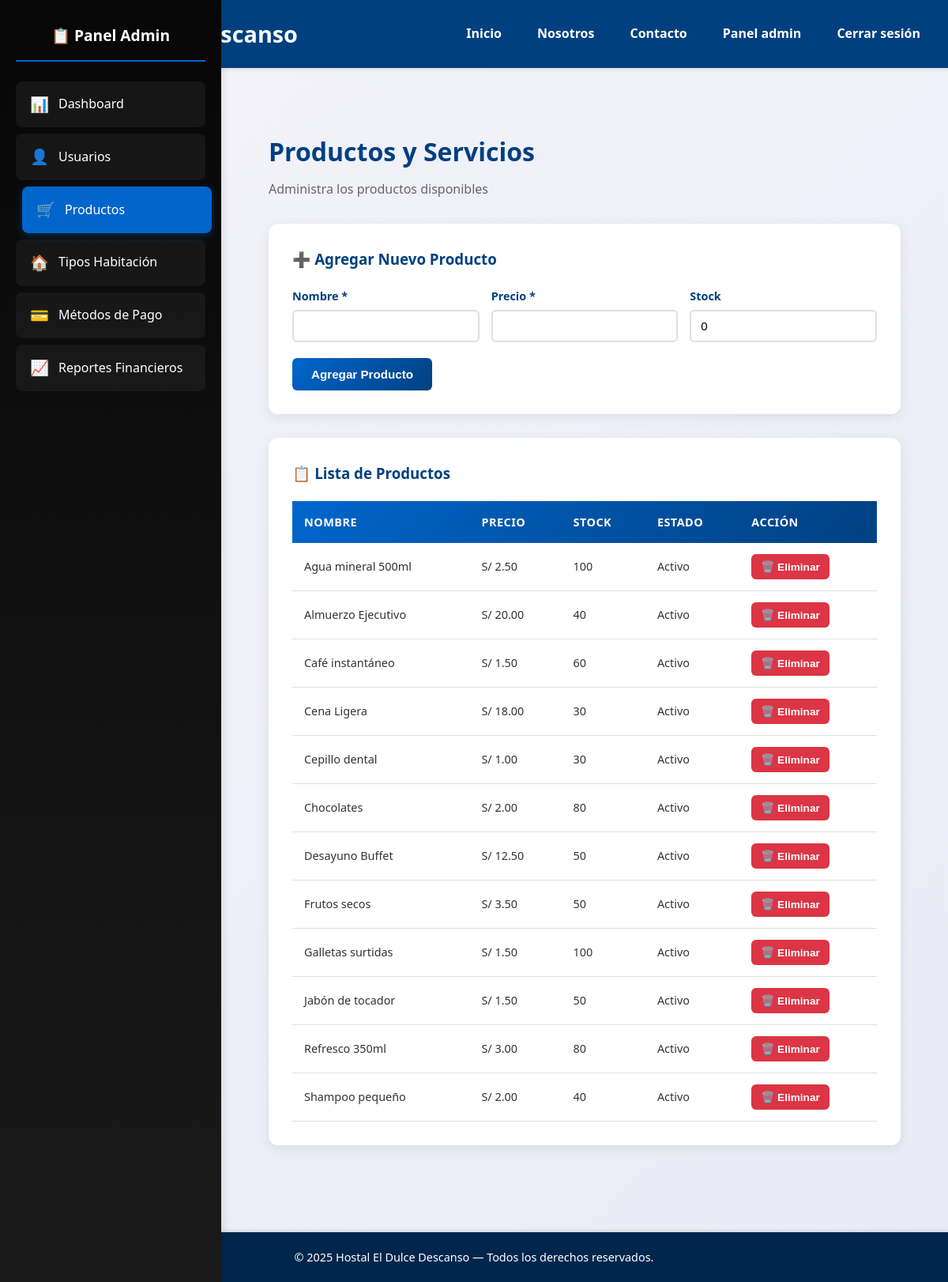
Screenshot of /admin/index.php?seccion=productos (signed in) with the database file from the repository.
### tables this page shows
CREATE TABLE producto (
    id_producto INT PRIMARY KEY AUTO_INCREMENT,
    codigo VARCHAR(20) NOT NULL UNIQUE,
    nombre VARCHAR(100) NOT NULL,
    id_categoria INT NOT NULL,
    precio DECIMAL(10,2) NOT NULL,
    stock INT DEFAULT 0,
    descripcion TEXT,
    imagen VARCHAR(255),
    estado ENUM('activo', 'inactivo') DEFAULT 'activo',
    fecha_registro TIMESTAMP DEFAULT CURRENT_TIMESTAMP,
    FOREIGN KEY (id_categoria) REFERENCES categoria_producto(id_categoria)
);

### includes/funciones.php (called while the page is built, shortened)
<?php
function formatoMoneda($valor) {
    return "S/ " . number_format($valor, 2);
}
function estaLogeado() {
    return isset($_SESSION['usuario']);
}
function obtenerRolUsuario() {
    return $_SESSION['usuario']['rol'] ?? null;
}

### admin/index.php (the view, shortened to what this page needs)
<?php
include '../includes/funciones.php';
include '../includes/header.php';
$usuarios = $conn->query("SELECT COUNT(*) AS c FROM usuario")->fetch_assoc()['c'];
$clientes = $conn->query("SELECT COUNT(*) AS c FROM cliente")->fetch_assoc()['c'];
$habitaciones = $conn->query("SELECT COUNT(*) AS c FROM habitacion")->fetch_assoc()['c'];
$ventas = $conn->query("SELECT SUM(monto) AS total FROM pago WHERE DATE(fecha_pago) = CURDATE()")->fetch_assoc()['total'];
$seccion = $_GET['seccion'] ?? 'dashboard';
?>
<link rel="stylesheet" href="../assets/css/admi.css">
<div class="admin-container">
    <aside class="sidebar">
        <h3>📋 Panel Admin</h3>
        <a href="?seccion=dashboard" class="<?= $seccion == 'dashboard' ? 'active' : '' ?>">
            <span>📊</span> Dashboard
        </a>
        <a href="?seccion=usuarios" class="<?= $seccion == 'usuarios' ? 'active' : '' ?>">
            <span>👤</span> Usuarios
        </a>
        <a href="?seccion=productos" class="<?= $seccion == 'productos' ? 'active' : '' ?>">
            <span>🛒</span> Productos
        </a>
        <a href="?seccion=tipos" class="<?= $seccion == 'tipos' ? 'active' : '' ?>">
            <span>🏠</span> Tipos Habitación
        </a>
        <a href="?seccion=metodos" class="<?= $seccion == 'metodos' ? 'active' : '' ?>">
            <span>💳</span> Métodos de Pago
        </a>
        <a href="?seccion=reportes" class="<?= $seccion == 'reportes' ? 'active' : '' ?>">
            <span>📈</span> Reportes Financieros
        </a>
    </aside>
    <div class="main-content">
        <?php if ($seccion == 'dashboard'): ?>
            <div class="page-header">
                <h2>Panel de Administración</h2>
                <p>Bienvenido al sistema de gestión del Hostal El Dulce Descanso</p>
            </div>
            <div class="stats-grid">
                <div class="stat-card">
                    <div class="icon">👤</div>
                    <div class="label">Usuarios del Sistema</div>
                    <div class="value"><?= $usuarios ?></div>
                </div>
                <div class="stat-card">
                    <div class="icon">🧳</div>
                    <div class="label">Clientes Registrados</div>
                    <div class="value"><?= $clientes ?></div>
                </div>
                <div class="stat-card">
                    <div class="icon">🏠</div>
                    <div class="label">Habitaciones Totales</div>
                    <div class="value"><?= $habitaciones ?></div>
                </div>
                <div class="stat-card">
                    <div class="icon">💰</div>
                    <div class="label">Ventas del Día</div>
                    <div class="value"><?= formatoMoneda($ventas ?? 0) ?></div>
                </div>
            </div>
        <?php elseif ($seccion == 'productos'): ?>
            <div class="page-header">
                <h2>Productos y Servicios</h2>
                <p>Administra los productos disponibles</p>
            </div>
            <div class="content-box">
                <h3 style="color: #004080; margin-bottom: 20px;">➕ Agregar Nuevo Producto</h3>
                <form method="POST">
                    <div class="form-grid">
                        <div class="form-group">
                            <label>Nombre *</label>
                            <input type="text" name="nombre" required>
                        </div>
                        <div class="form-group">
                            <label>Precio *</label>
                            <input type="number" step="0.01" name="precio" required>
                        </div>
                        <div class="form-group">
                            <label>Stock</label>
                            <input type="number" name="stock" value="0" min="0">
                        </div>
                    </div>
                    <button type="submit" class="btn btn-primary">Agregar Producto</button>
                </form>
            </div>
            <div class="content-box">
                <h3 style="color: #004080; margin-bottom: 20px;">📋 Lista de Productos</h3>
                <div class="table-container">
                    <table>
                        <thead>
                            <tr>
                                <th>Nombre</th>
                                <th>Precio</th>
                                <th>Stock</th>
                                <th>Estado</th>
                                <th>Acción</th>
                            </tr>
                        </thead>
                        <tbody>
                            <?php
                            $productos_list = $conn->query("SELECT * FROM producto ORDER BY nombre");
                            while($p = $productos_list->fetch_assoc()):
                            ?>
                            <tr>
                                <td><?= htmlspecialchars($p['nombre']) ?></td>
                                <td><?= formatoMoneda($p['precio']) ?></td>
                                <td><?= $p['stock'] ?></td>
                                <td><?= ucfirst($p['estado']) ?></td>
                                <td>
                                    <form method="POST" style="display:inline">
                                        <button type="submit" class="btn btn-danger" onclick="return confirm('¿Eliminar producto?')">🗑️ Eliminar</button>
                                    </form>
                                </td>
                            </tr>
                            <?php endwhile; ?>
                        </tbody>
                    </table>
                </div>
            </div>
        <?php endif; ?>
    </div>
</div>
<?php include '../includes/footer.php'; ?>

### includes/header.php (shortened to what this page needs)
<!DOCTYPE html>
<html lang="es">
<head>
    <link rel="stylesheet" href="<?= URL_BASE ?>assets/css/style.css">
</head>
<body>
<header>
    <div class="container">
        <h1><?= NOMBRE_HOSTAL ?></h1>
        <nav>
            <a href="<?= URL_BASE ?>index.php">Inicio</a>
            <a href="<?= URL_BASE ?>nosotros.php">Nosotros</a>
            <a href="<?= URL_BASE ?>contacto.php">Contacto</a>
            <?php if (estaLogeado()): ?>
                <?php if (obtenerRolUsuario() === 'cliente'): ?>
                    <a href="<?= URL_BASE ?>cliente/index.php">Mi cuenta</a>
                <?php elseif (obtenerRolUsuario() === 'recepcionista'): ?>
                    <a href="<?= URL_BASE ?>recepcionista/index.php">Panel recepción</a>
                <?php elseif (obtenerRolUsuario() === 'administrador'): ?>
                    <a href="<?= URL_BASE ?>admin/index.php">Panel admin</a>
                <?php endif; ?>
                <a href="<?= URL_BASE ?>logout.php">Cerrar sesión</a>
            <?php endif; ?>
        </nav>
    </div>
</header>
<main class="container">

### includes/footer.php (shortened to what this page needs)
</main>
<footer>
    <div class="container">
        <p>&copy; <?= date('Y') ?> <?= NOMBRE_HOSTAL ?> — Todos los derechos reservados.</p>
    </div>
</footer>
</body>
</html>

### assets/css/style.css (style rules this page uses)
* { margin: 0; padding: 0; box-sizing: border-box; }
body { font-family: 'Segoe UI', Tahoma, Geneva, Verdana, sans-serif; line-height: 1.6; color: #333; background: url('../img/fondo_hgeneral.png') no-repeat center center fixed; background-size: cover; }
header { background-color: #004080; color: #fff; padding: 20px 0; text-align: center; }
header h1 { margin-bottom: 10px; font-size: 2.5rem; }
nav a { color: #fff; text-decoration: none; margin: 0 15px; font-weight: bold; transition: color 0.3s; }
main { max-width: 1200px; margin: 40px auto; padding: 0 20px; }
footer { background-color: #00264d; color: #fff; text-align: center; padding: 20px 0; margin-top: 40px; font-size: 0.9rem; }

### assets/css/admi.css (style rules this page uses)
* { margin: 0; padding: 0; box-sizing: border-box; }
html, body { height: 100%; width: 100%; font-family: 'Segoe UI', Tahoma, Geneva, Verdana, sans-serif; background: linear-gradient(135deg, #f4f4f9 0%, #e8eaf6 100%); overflow-x: hidden; }
.admin-container { display: flex; min-height: 100vh; width: 100%; }
.sidebar { width: 280px; background: linear-gradient(180deg, #070707 0%, #1a1a1a 100%); padding: 30px 20px; box-shadow: 2px 0 10px rgba(0, 0, 0, 0.1); position: fixed; top: 0; left: 0; height: 100%; overflow-y: auto; transition: all 0.3s ease; z-index: 1000; }
.sidebar h3 { color: #fff; font-size: 1.2rem; margin-bottom: 25px; padding-bottom: 15px; border-bottom: 2px solid #0066cc; text-align: center; }
.sidebar a { display: flex; align-items: center; gap: 12px; padding: 14px 18px; margin-bottom: 8px; text-decoration: none; color: #fff; font-weight: 500; border-radius: 8px; transition: all 0.3s ease; background-color: rgba(255, 255, 255, 0.05); }
.sidebar a:hover, .sidebar a.active { background-color: #0066cc; transform: translateX(8px); box-shadow: 0 4px 12px rgba(0, 102, 204, 0.3); }
.sidebar a span { font-size: 1.2rem; }
.main-content { flex: 1; margin-left: 280px; padding: 40px; overflow-y: auto; min-height: 100vh; transition: all 0.3s ease; }
.page-header { margin-bottom: 30px; }
.page-header h2 { color: #004080; font-size: 2rem; margin-bottom: 10px; }
.page-header p { color: #666; font-size: 1rem; }
.content-box { background: #fff; padding: 30px; border-radius: 12px; box-shadow: 0 4px 15px rgba(0, 0, 0, 0.08); margin-bottom: 30px; }
.form-grid { display: grid; grid-template-columns: repeat(auto-fit, minmax(200px, 1fr)); gap: 15px; margin-bottom: 20px; }
.form-group { display: flex; flex-direction: column; }
.form-group label { color: #004080; font-weight: 600; margin-bottom: 6px; font-size: 0.9rem; }
.form-group input, .form-group select, .form-group textarea { padding: 10px 12px; border: 2px solid #e0e0e0; border-radius: 6px; font-size: 0.95rem; transition: border-color 0.3s; }
.btn { padding: 12px 24px; border: none; border-radius: 6px; font-weight: 600; cursor: pointer; transition: all 0.3s ease; font-size: 0.95rem; }
.btn-primary { background: linear-gradient(135deg, #0066cc 0%, #004080 100%); color: #fff; }
.btn-danger { background-color: #dc3545; color: #fff; padding: 8px 12px; font-size: 0.85rem; }
.table-container { overflow-x: auto; margin-top: 20px; }
table { width: 100%; border-collapse: collapse; }
thead { background: linear-gradient(135deg, #0066cc 0%, #004080 100%); }
thead th { color: #fff; padding: 15px; text-align: left; font-weight: 600; font-size: 0.9rem; text-transform: uppercase; letter-spacing: 0.5px; }
tbody tr { border-bottom: 1px solid #e0e0e0; transition: background-color 0.2s ease; }
tbody td { padding: 14px 15px; color: #333; font-size: 0.9rem; }

### includes/header.php (style rules this page uses)
header { background-color: #004080; color: #fff; padding: 20px 0; box-shadow: 0 2px 4px rgba(0, 0, 0, 0.1); }
header .container { display: flex; justify-content: space-between; align-items: center; max-width: 1200px; margin: 0 auto; padding: 0 20px; }
header h1 { font-size: 1.8rem; margin: 0; }
header nav { display: flex; gap: 15px; }
header nav a { color: #fff; text-decoration: none; font-weight: bold; transition: color 0.3s; }

### includes/footer.php (style rules this page uses)
footer { background-color: #00264d; color: #fff; padding: 20px 0; text-align: center; box-shadow: 0 -2px 4px rgba(0, 0, 0, 0.1); margin-top: 40px; }
footer .container { max-width: 1200px; margin: 0 auto; padding: 0 20px; }
footer p { margin: 0; font-size: 0.9rem; }

### rows the page displays
producto: nombre "Agua mineral 500ml", precio "S/ 2.50", stock "100", estado "Activo"
producto: nombre "Almuerzo Ejecutivo", precio "S/ 20.00", stock "40", estado "Activo"
producto: nombre "Café instantáneo", precio "S/ 1.50", stock "60", estado "Activo"
producto: nombre "Cena Ligera", precio "S/ 18.00", stock "30", estado "Activo"
producto: nombre "Cepillo dental", precio "S/ 1.00", stock "30", estado "Activo"
producto: nombre "Chocolates", precio "S/ 2.00", stock "80", estado "Activo"
producto: nombre "Desayuno Buffet", precio "S/ 12.50", stock "50", estado "Activo"
producto: nombre "Frutos secos", precio "S/ 3.50", stock "50", estado "Activo"
producto: nombre "Galletas surtidas", precio "S/ 1.50", stock "100", estado "Activo"
producto: nombre "Jabón de tocador", precio "S/ 1.50", stock "50", estado "Activo"
producto: nombre "Refresco 350ml", precio "S/ 3.00", stock "80", estado "Activo"
producto: nombre "Shampoo pequeño", precio "S/ 2.00", stock "40", estado "Activo"

### other values shown
NOMBRE_HOSTAL "Hostal El Dulce Descanso"
